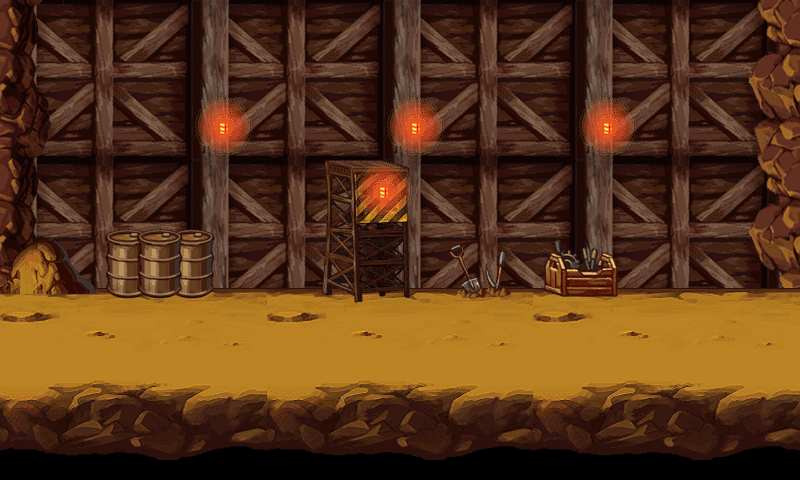

Rendered tile map (Tiled .tmx) drawn with the repository's tilesets; below, a short description and the map source with its tile grids summarised:
An orthogonal 25x15 tile map with 32x32 px tiles, 12 tile layers (Wall1, Wall2, Ground, Rock1, ...).

<map version="1.0" orientation="orthogonal" renderorder="right-down" width="25" height="15" tilewidth="32" tileheight="32">
 <tileset firstgid="1" name="1_4_atlas" tilewidth="32" tileheight="32">
  <image source="1_4_atlas.png" width="1056" height="1024" />
 </tileset>
 <layer name="Wall1" width="25" height="15">
  <data>[375 cells, 250 non-empty, 30 distinct tile ids]</data>
 </layer>
 <layer name="Wall2" width="25" height="15">
  <data>[375 cells, 40 non-empty, 40 distinct tile ids]</data>
 </layer>
 <layer name="Ground" width="25" height="15">
  <data>[375 cells, 150 non-empty, 150 distinct tile ids]</data>
 </layer>
 <layer name="Rock1" width="25" height="15">
  <data>[375 cells, 9 non-empty, 9 distinct tile ids]</data>
 </layer>
 <layer name="BackGround" width="25" height="15">
  <data>[375 cells, 0 non-empty, 0 distinct tile ids]</data>
 </layer>
 <layer name="Rock2" width="25" height="15">
  <data>[375 cells, 0 non-empty, 0 distinct tile ids]</data>
 </layer>
 <layer name="Box1" width="25" height="15">
  <data>[375 cells, 18 non-empty, 12 distinct tile ids]</data>
 </layer>
 <layer name="Rack1" width="25" height="15">
  <data>[375 cells, 15 non-empty, 15 distinct tile ids]</data>
 </layer>
 <layer name="Light" width="25" height="15">
  <data>[375 cells, 16 non-empty, 4 distinct tile ids]</data>
 </layer>
 <layer name="Rack2" width="25" height="15">
  <data>[375 cells, 0 non-empty, 0 distinct tile ids]</data>
 </layer>
 <layer name="Rack3" width="25" height="15">
  <data>[375 cells, 0 non-empty, 0 distinct tile ids]</data>
 </layer>
 <layer name="Box2" width="25" height="15">
  <data>[375 cells, 15 non-empty, 15 distinct tile ids]</data>
 </layer>
</map>
